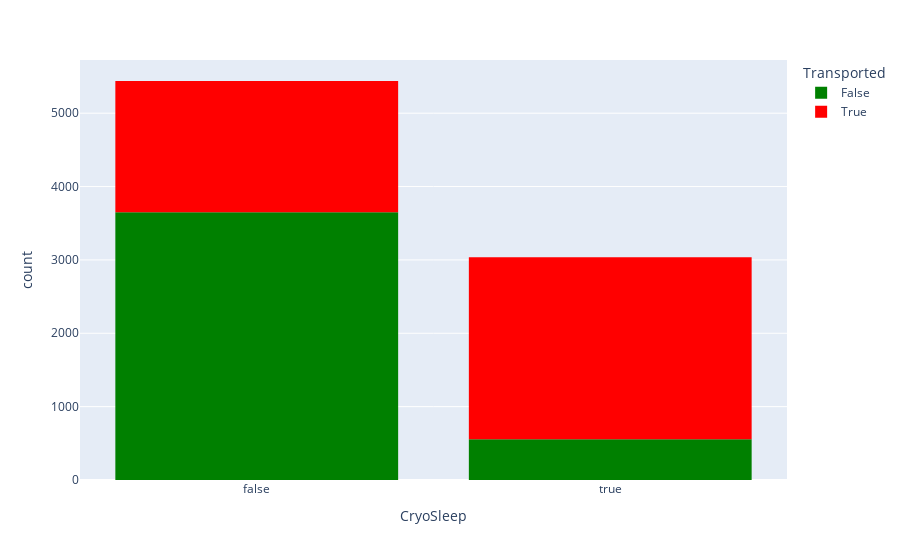

The notebook cell saved with this chart:
### Code cell
px.histogram(df,
             x='CryoSleep',
             color='Transported',
             color_discrete_sequence=['Green','Red'],
             nbins=10)

### Figure 1 — Plotly figure (JSON) as saved in the notebook; plotly's stock layout.template omitted (floating-point values rounded to 4 significant figures; data arrays with more than 128 entries replaced by an {"elided": "..."} marker saying what was removed)
{"data": [{"bingroup": "x", "hovertemplate": "Transported=False<br>CryoSleep=%{x}<br>count=%{y}<extra></extra>", "legendgroup": "False", "marker": {"color": "Green", "pattern": {"shape": ""}}, "name": "False", "nbinsx": 10, "orientation": "v", "showlegend": true, "type": "histogram", "x": {"elided": "4315 bool values"}, "xaxis": "x", "yaxis": "y"}, {"bingroup": "x", "hovertemplate": "Transported=True<br>CryoSleep=%{x}<br>count=%{y}<extra></extra>", "legendgroup": "True", "marker": {"color": "Red", "pattern": {"shape": ""}}, "name": "True", "nbinsx": 10, "orientation": "v", "showlegend": true, "type": "histogram", "x": {"elided": "4378 bool values"}, "xaxis": "x", "yaxis": "y"}], "layout": {"barmode": "relative", "legend": {"title": {"text": "Transported"}, "tracegroupgap": 0}, "margin": {"t": 60}, "xaxis": {"anchor": "y", "domain": [0, 1], "title": {"text": "CryoSleep"}}, "yaxis": {"anchor": "x", "domain": [0, 1], "title": {"text": "count"}}}}
